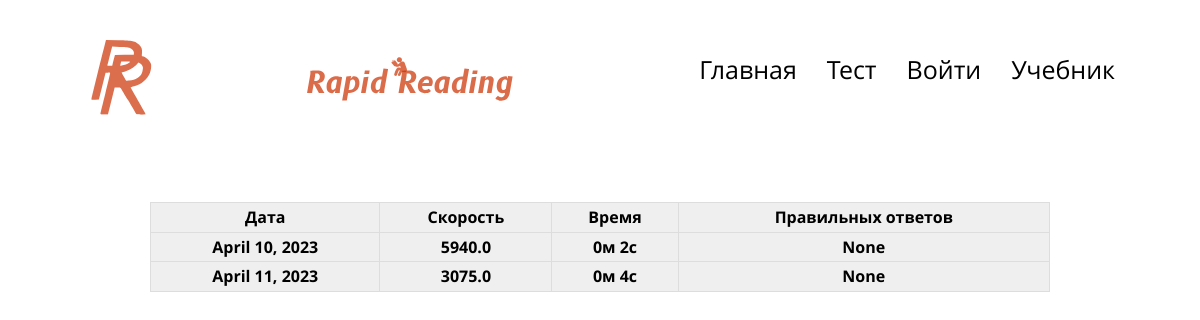
The page /profile/results on the database as committed earlier.
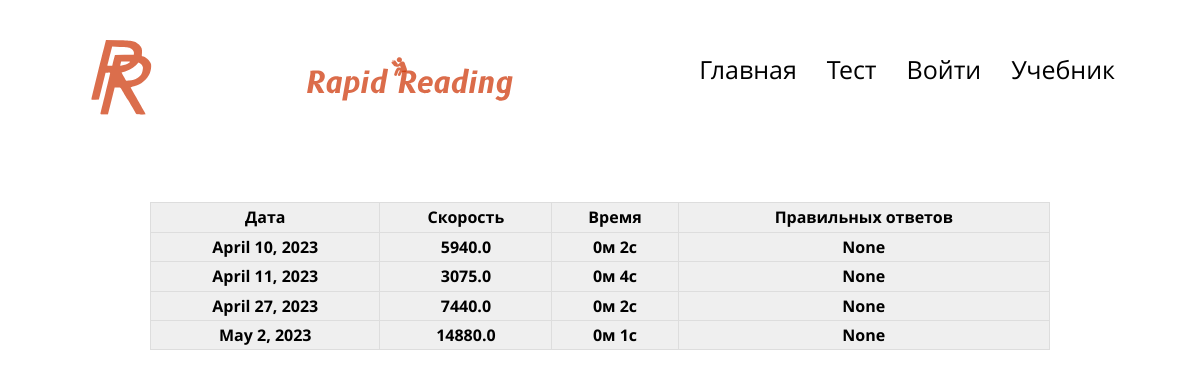
The same page on the database as committed later.
### speedcheckapp/models.py (models this page shows)
class Result(models.Model):
    date = models.DateField(auto_now_add=True)
    time = models.CharField(max_length=5)
    questions = models.PositiveIntegerField(blank=True, null=True)
    speed = models.FloatField()
    user_id = models.IntegerField()

### app/views.py (the view)
# urls.py: path('profile/results', my_results_view, name='my_results'),
def my_results_view(request):
    context = {
        'results': Result.objects.filter(user_id=request.user.id)
    }
    return render(request, 'app/profile-results.html', context=context)

### app/templates/app/profile-results.html (shortened to what this page needs)
{% load static %}
<!DOCTYPE html>
<html lang="ru">
<head>
    <link rel="stylesheet" href="{% static '/app/normalize.css' %}">
    <link rel="stylesheet" href="{% static '/app/profile-results.css' %}">
</head>
<body>
    <header>
        <div class="container header-container">
            <a class="logo" href="{% url 'home' %}">
                <img src="{% static 'app/img/Logo img.svg' %}" alt="logo img">
            </a>
            <img class="logo2" src="{% static 'app/img/Logo 2.svg' %}" alt="cool logo img">
            <nav class="header-nav">
                <ul class="header-list">
                    <li class="header-list-item">
                        <a href="{% url 'home' %}" class="header-link">
                            Главная
                        </a>
                    </li>
                    <li class="header-list-item">
                        <a href="{% url 'start' %}" class="header-link">
                            Тест
                        </a>
                    </li>
                    <li class="header-list-item">
                        <div class="profile">
                            {% if not user.is_authenticated %}
                            <a href="{% url 'login' %}" class="header-link">
                                Войти
                            </a>
                            {% else %}
                                 <a href="{% url 'manual' %}"><span class="profile-name">Учебник</span></a>
                            {% endif %}
                        </div>
                    </li>
                    <li class="header-list-item">
                        {% if user.is_authenticated %}
                        <a href="{% url 'logout' %}" class="header-link">
                            Выйти
                        </a>
                        {% else %}
                        <a href="{% url 'manual' %}" class="header-link">
                            Учебник
                        </a>
                        {% endif %}
                    </li>
                </ul>
            </nav>
        </div>
    </header>
    <main>
        <table>
            <tr>
                <th>Дата</th>
                <th>Скорость</th>
                <th>Время</th>
                <th>Правильных ответов</th>
            </tr>
            {% for result in results %}
            <tr>
                <th>{{result.date}}</th>
                <th>{{result.speed}}</th>
                <th>{{ result.time }}</th>
                <th>{{ result.questions }}</th>
            </tr>
            {% endfor %}
        </table>
    </main>
</body>
</html>

### app/static/app/profile-results.css (style rules this page uses)
* { box-sizing: border-box; }
body { margin: 0; width: auto; min-width: 1140px; font-family: "OpenSans", Arial, sans-serif; }
a { color: #000; text-decoration: none; }
.container { max-width: 1140px; margin: 0 auto; }
.header-nav { display: inline-block; padding-right: 40px; }
.logo { padding-left: 40px; }
header { margin-bottom: 84px; margin-top: 40px; }
.header-container { display: flex; justify-content: space-between; margin-top: 25px; }
.header-list { list-style-type: none; margin: 0; display: flex; }
.header-list-item { display: inline; font-family: 'OpenSans', 'Arial', sans-serif; font-style: normal; font-weight: 400; font-size: 25px; padding: 15px; }
.profile { display: inline-flex; align-content: center; grid-gap: 5px; }
main { margin: 0 auto; max-width: 1140px; }
table { width: 100%; max-width: 900px; margin: 0 auto 20px; border: 1px solid #dddddd; border-collapse: collapse; }
th { font-weight: bold; padding: 5px; background: #efefef; border: 1px solid #dddddd; }

Rows that differ between the two databases and show on the page:
added Result: date "April 27, 2023", speed "7440.0", time "0м 2с", questions "None"
added Result: date "May 2, 2023", speed "14880.0", time "0м 1с", questions "None"
